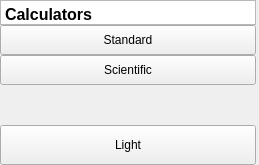
       <widget class="QWidget" name="Menu_Section" native="true">
        <layout class="QVBoxLayout" name="verticalLayout_3">
         <property name="spacing">
          <number>0</number>
         </property>
         <property name="leftMargin">
          <number>0</number>
         </property>
         <property name="topMargin">
          <number>0</number>
         </property>
         <property name="rightMargin">
          <number>3</number>
         </property>
         <property name="bottomMargin">
          <number>0</number>
         </property>
         <item>
          <widget class="QTextEdit" name="Calculator_Text">
           <property name="enabled">
            <bool>true</bool>
           </property>
           <property name="sizePolicy">
            <sizepolicy hsizetype="Expanding" vsizetype="Preferred">
             <horstretch>0</horstretch>
             <verstretch>0</verstretch>
            </sizepolicy>
           </property>
           <property name="minimumSize">
            <size>
             <width>25</width>
             <height>15</height>
            </size>
           </property>
           <property name="maximumSize">
            <size>
             <width>16777215</width>
             <height>25</height>
            </size>
           </property>
           <property name="font">
            <font>
             <pointsize>20</pointsize>
             <bold>true</bold>
            </font>
           </property>
           <property name="verticalScrollBarPolicy">
            <enum>Qt::ScrollBarPolicy::ScrollBarAlwaysOff</enum>
           </property>
           <property name="horizontalScrollBarPolicy">
            <enum>Qt::ScrollBarPolicy::ScrollBarAlwaysOff</enum>
           </property>
           <property name="readOnly">
            <bool>true</bool>
           </property>
           <property name="html">
            <string>&lt;!DOCTYPE HTML PUBLIC &quot;-//W3C//DTD HTML 4.0//EN&quot; &quot;http://www.w3.org/TR/REC-html40/strict.dtd&quot;&gt;
&lt;html&gt;&lt;head&gt;&lt;meta name=&quot;qrichtext&quot; content=&quot;1&quot; /&gt;&lt;meta charset=&quot;utf-8&quot; /&gt;&lt;style type=&quot;text/css&quot;&gt;
p, li { white-space: pre-wrap; }
hr { height: 1px; border-width: 0; }
li.unchecked::marker { content: &quot;\2610&quot;; }
li.checked::marker { content: &quot;\2612&quot;; }
&lt;/style&gt;&lt;/head&gt;&lt;body style=&quot; font-family:'Segoe UI'; font-size:20pt; font-weight:700; font-style:normal;&quot;&gt;
&lt;p style=&quot; margin-top:0px; margin-bottom:0px; margin-left:0px; margin-right:0px; -qt-block-indent:0; text-indent:0px;&quot;&gt;&lt;span style=&quot; font-size:12pt;&quot;&gt;Calculators&lt;/span&gt;&lt;/p&gt;&lt;/body&gt;&lt;/html&gt;</string>
           </property>
           <property name="textInteractionFlags">
            <set>Qt::TextInteractionFlag::NoTextInteraction</set>
           </property>
          </widget>
         </item>
         <item>
          <widget class="QPushButton" name="Button_Standard">
           <property name="minimumSize">
            <size>
             <width>0</width>
             <height>30</height>
            </size>
           </property>
           <property name="text">
            <string>Standard</string>
           </property>
          </widget>
         </item>
         <item>
          <widget class="QPushButton" name="Button_Scientific">
           <property name="minimumSize">
            <size>
             <width>0</width>
             <height>30</height>
            </size>
           </property>
           <property name="text">
            <string>Scientific</string>
           </property>
          </widget>
         </item>
         <item>
          <spacer name="verticalSpacer">
           <property name="orientation">
            <enum>Qt::Orientation::Vertical</enum>
           </property>
           <property name="sizeHint" stdset="0">
            <size>
             <width>20</width>
             <height>40</height>
            </size>
           </property>
          </spacer>
         </item>
         <item>
          <layout class="QHBoxLayout" name="horizontalLayout">
           <property name="topMargin">
            <number>0</number>
           </property>
           <item>
            <widget class="QPushButton" name="Button_Style">
             <property name="sizePolicy">
              <sizepolicy hsizetype="Minimum" vsizetype="Minimum">
               <horstretch>0</horstretch>
               <verstretch>0</verstretch>
              </sizepolicy>
             </property>
             <property name="minimumSize">
              <size>
               <width>100</width>
               <height>40</height>
              </size>
             </property>
             <property name="text">
              <string>Light</string>
             </property>
            </widget>
           </item>
          </layout>
         </item>
        </layout>
       </widget>
